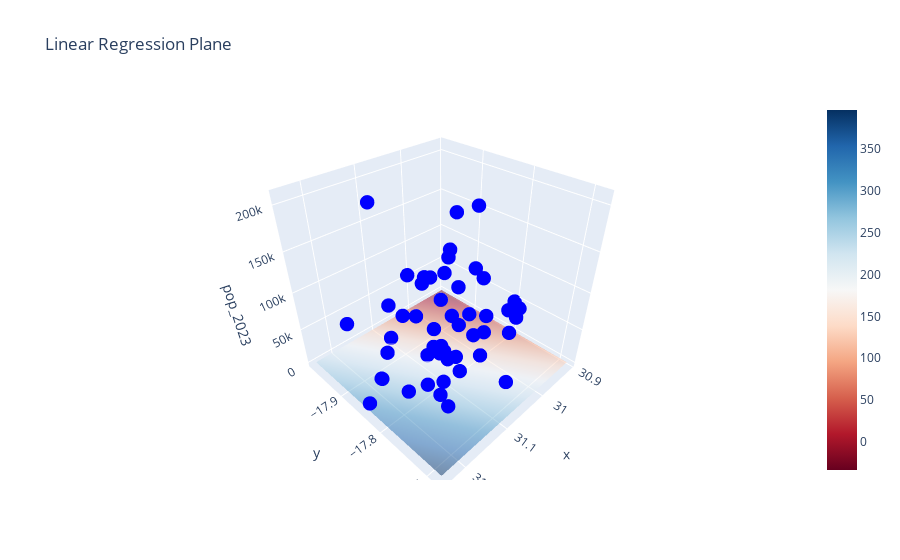

The cell this chart's notebook holds for it:
### Markdown cell above
## path : pop_2023

### Code cell
import numpy as np
import pandas as pd
import plotly.graph_objs as go
from sklearn.linear_model import LinearRegression
from sklearn.model_selection import train_test_split


X = population_data[['x', 'y', 'pop_2018', 'pop_2008']]
y = population_data['pop_2023']

X_train, X_test, y_train, y_test = train_test_split(X, y, test_size=0.2, random_state=42)

model = LinearRegression()
model.fit(X_train, y_train)

X_surf, Y_surf = np.meshgrid(np.linspace(X_train['x'].min(), X_train['x'].max(), 100),
                             np.linspace(X_train['y'].min(), X_train['y'].max(), 100))

Z_surf = model.predict(np.c_[X_surf.ravel(), Y_surf.ravel(), 
                              np.zeros_like(X_surf.ravel()), np.zeros_like(Y_surf.ravel())]
                       ).reshape(X_surf.shape)

scatter_plot = go.Scatter3d(
    x=X_train['x'],
    y=X_train['y'],
    z=y_train,
    mode='markers',
    marker=dict(color='blue', size=5),
    name='Data points'
)

surface_plot = go.Surface(
    x=X_surf,
    y=Y_surf,
    z=Z_surf,
    colorscale='RdBu',
    opacity=0.5,
    name='Regression Plane'
)

fig = go.Figure(data=[scatter_plot, surface_plot])

fig.update_layout(scene=dict(xaxis_title='x', yaxis_title='y', zaxis_title='pop_2023'),
                  title='Linear Regression Plane')

fig.show()

### Figure 1 — Plotly figure (JSON) as saved in the notebook; plotly's stock layout.template omitted (floating-point values rounded to 4 significant figures; data arrays with more than 128 entries replaced by an {"elided": "..."} marker saying what was removed)
{"data": [{"marker": {"color": "blue", "size": 5}, "mode": "markers", "name": "Data points", "type": "scatter3d", "x": [30.99, 30.98, 30.99, 30.92, 31.0, 31.07, 31.23, 31.03, 30.97, 30.95, 31.12, 31.09, 31.14, 30.98, 31.06, 31.05, 31.17, 31.05, 31.09, 30.99, 30.91, 30.99, 30.91, 31.24, 31.03, 31.21, 31.1, 31.08, 31.09, 31.03, 31.18, 31.05, 31.17, 31.1, 31.16, 31.05, 31.15, 31.05, 30.95, 30.95, 30.96, 31.01, 31.1, 31.18, 31.19, 30.97, 31.07, 30.92, 31.02, 31.08, 30.91], "y": [-17.75, -17.85, -17.87, -17.89, -17.79, -17.84, -17.88, -17.86, -17.77, -17.91, -17.79, -17.88, -17.78, -17.82, -17.84, -17.77, -17.73, -17.86, -17.86, -17.94, -17.79, -17.97, -17.8, -17.83, -17.91, -17.84, -17.94, -17.84, -17.8, -17.8, -17.81, -17.96, -17.73, -17.94, -17.9, -17.82, -17.79, -17.87, -17.79, -17.95, -17.84, -17.99, -17.68, -17.87, -17.85, -17.91, -17.85, -17.89, -17.86, -17.79, -17.94], "z": [72210, 29880, 10120, 156663, 60215, 10692, 94084, 104131, 30232, 146916, 12544, 57648, 6388, 16660, 5748, 34130, 34248, 5093, 5368, 62887, 39794, 41044, 45945, 13545, 82644, 31201, 5378, 13856, 26859, 37955, 14968, 11088, 208107, 55488, 206350, 5878, 20456, 28483, 50244, 7510, 85522, 55066, 58594, 5123, 57082, 94416, 15328, 71669, 39434, 9904, 23316]}, {"colorscale": [[0, "rgb(103,0,31)"], [0.1, "rgb(178,24,43)"], [0.2, "rgb(214,96,77)"], [0.3, "rgb(244,165,130)"], [0.4, "rgb(253,219,199)"], [0.5, "rgb(247,247,247)"], [0.6, "rgb(209,229,240)"], [0.7, "rgb(146,197,222)"], [0.8, "rgb(67,147,195)"], [0.9, "rgb(33,102,172)"], [1, "rgb(5,48,97)"]], "name": "Regression Plane", "opacity": 0.5, "type": "surface", "x": {"elided": "100x100 float values"}, "y": {"elided": "100x100 float values"}, "z": {"elided": "100x100 float values"}}], "layout": {"scene": {"xaxis": {"title": {"text": "x"}}, "yaxis": {"title": {"text": "y"}}, "zaxis": {"title": {"text": "pop_2023"}}}, "title": {"text": "Linear Regression Plane"}}}
